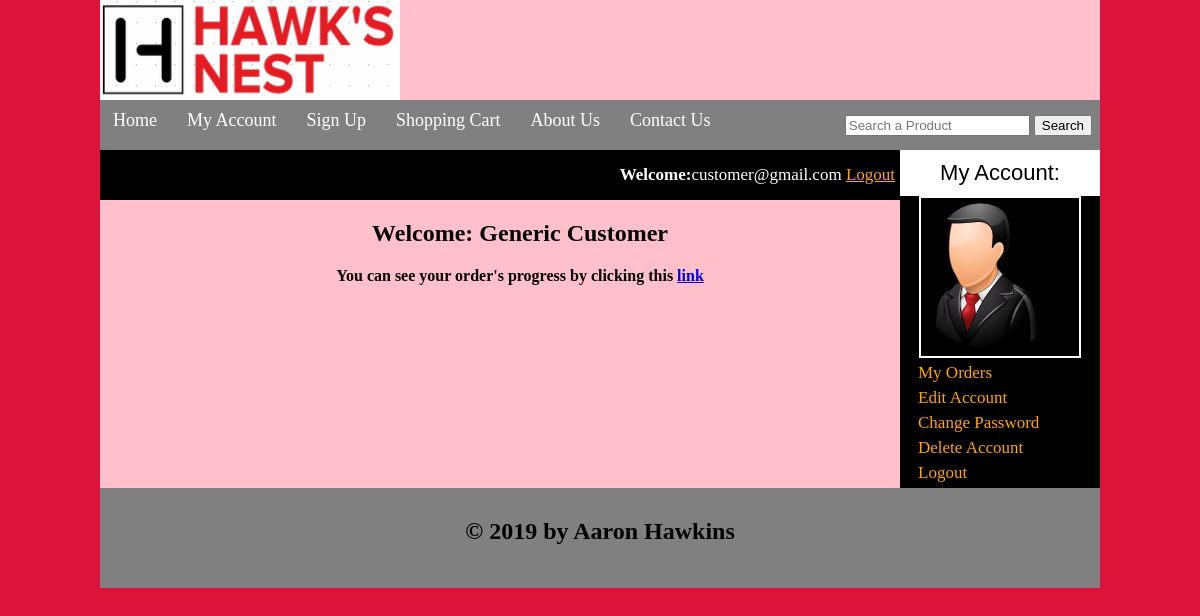
/customer/my_account.php (signed in), run on the app's committed database.
### tables this page shows
CREATE TABLE IF NOT EXISTS `customers` (
  `customer_id` int(10) NOT NULL AUTO_INCREMENT,
  `customer_ip` varchar(255) NOT NULL,
  `customer_name` text NOT NULL,
  `customer_email` varchar(100) NOT NULL,
  `customer_pass` varchar(100) NOT NULL,
  `customer_country` text NOT NULL,
  `customer_city` text NOT NULL,
  `customer_contact` varchar(255) NOT NULL,
  `customer_address` text NOT NULL,
  `customer_image` text NOT NULL,
  PRIMARY KEY (`customer_id`)
);

### customer/my_account.php (the view, shortened to what this page needs)
<!DOCTYPE>
<?php
include("functions/functions.php");
?>
<html>
	<head>
	<link rel="stylesheet" href="styles/style.css" media="all" />
	</head>
<body>
	<div class="main_wrapper">
		<div class="header_wrapper">
			<a href="index.php"><img id="logo" src="images/hawksnestlogo.png" /> </a>
		</div>
		<div class="menubar">
			<ul id="menu">
				<li><a href="../index.php">Home</a></li>
				<li><a href="my_account.php">My Account</a></li>
				<li><a href="../customer_register.php">Sign Up</a></li>
				<li><a href="../cart.php">Shopping Cart</a></li>
				<li><a href="../aboutus.php">About Us</a></li>
				<li><a href="../contact.php">Contact Us</a></li>
			</ul>
			<div id="form">
				<form method="get" action="results.php" enctype="multipart/form-data">
					<input type="text" name="user_query" placeholder="Search a Product"/ >
					<input type="submit" name="search" value="Search" />
				</form>
			</div>
		</div>
		<div class="content_wrapper">
			<div id="sidebar">
				<div id="sidebar_title">My Account:</div>
				<ul id="cats">
				<?php
				$user = $_SESSION['customer_email'];
				$get_img = "select * from customers where customer_email='$user'";
				$run_img = mysqli_query($con, $get_img);
				$row_img = mysqli_fetch_array($run_img);
				$c_image = $row_img['customer_image'];
				$c_name = $row_img['customer_name'];
				echo "<p style='text-align:center;'><img src='customer_images/$c_image' width='150' height='150'/></p>";
				?>
				<li><a href="my_account.php?my_orders">My Orders</a></li>
				<li><a href="my_account.php?edit_account">Edit Account</a></li>
				<li><a href="my_account.php?change_pass">Change Password</a></li>
				<li><a href="my_account.php?delete_account">Delete Account</a></li>
				<li><a href="logout.php">Logout</a></li>
				</div>
			<div id="content_area">
			<div id="shopping_cart">
					<span style="float:right; font-size:17px; padding:5px; line-height:40px;">
					<?php
					if(isset($_SESSION['customer_email'])){
					echo "<b>Welcome:</b>" . $_SESSION['customer_email'] ;
					}
					?>
					<?php
					if(!isset($_SESSION['customer_email'])){
					echo "<a href='checkout.php' style='color:orange;'>Login</a>";
					}
					else {
					echo "<a href='logout.php' style='color:orange;'>Logout</a>";
					}
					?>
					</span>
			</div>
				<div id="products_box">
				<?php
				if(!isset($_GET['my_orders'])){
					if(!isset($_GET['edit_account'])){
						if(!isset($_GET['change_pass'])){
							if(!isset($_GET['delete_account'])){
				echo "
				<h2 style='padding:20px;'>Welcome:  $c_name </h2>
				<b>You can see your order's progress by clicking this <a href='my_account.php?my_orders'>link</a></b>";
				}
				}
				}
				}
				?>
				</div>
			</div>
		</div>
		<div id="footer">
		<h2 style="text-align:center; padding-top:30px;">&copy; 2019 by Aaron Hawkins</h2>
		</div>
	</div>
</body>
</html>

### customer/styles/style.css (style rules this page uses)
html, body, div, span, applet, object, iframe, h1, h2, h3, h4, h5, h6, p, blockquote, pre, a, abbr, acronym, address, big, cite, code, del, dfn, em, img, ins, kbd, q, s, samp, small, strike, strong, sub, sup, tt, var, b, u, i, center, dl, dt, dd, ol, ul, li, fieldset, form, label, legend, table, caption, tbody, tfoot, thead, tr, th, td, article, aside, canvas, details, embed, figure, figcaption, footer, header, hgroup, menu, nav, output, ruby, section, summary, time, mark, audio, video { margin: 0; padding: 0; border: 0; vertical-align: baseline; }
body { background:crimson; }
.main_wrapper { width:1000px; height:auto; margin:auto; background:pink; }
.header_wrapper { width:1000px; height:100px; margin:auto; }
#logo { float:left; }
.menubar { width:1000px; height:50px; background:gray; color:white; }
#menu { padding:0; margin:0; line-height:40px; float:left; }
#menu li { list-style:none; display:inline; }
#menu a { text-decoration:none; color:white; padding:8px; margin:5px; font-size:18px; font-family:COMIC SANS MS; }
#form { float:right; padding-right:8px; line-height:50px; }
.content_wrapper { width:1000px; margin:auto; background:pink; }
#content_area { width:800px; float:left; background:pink; }
#sidebar { width:200px; background:black; float:right; }
#sidebar_title { background:white; color:black; font-size:22px; font-family:arial; padding:10px; text-align:center; }
#cats { text-align:left; }
#cats li { list-style:none; margin:5px; }
#cats a { color:orange; padding:8px; margin:5px; text-align:left; font-size:17px; text-decoration:none; font-family:Comic Sans Ms; }
#cats img { border:2px solid white; padding:4px; }
#products_box { width:780px; text-align:center; margin-left:30px; margin-bottom:10px; }
#shopping_cart { width:800px; height:50px; background:black; color:white; }
#footer { width:1000px; height:100px; background:gray; clear:both; }

### data on the page
customers: customer_image (picture), customer_name "Generic Customer"

### other printed values
$_SESSION['customer_email'] "customer@gmail.com"
